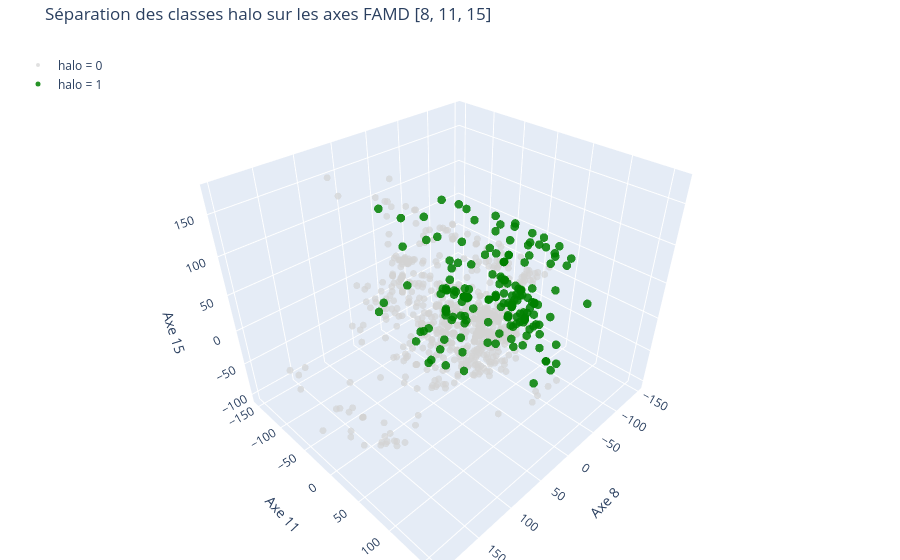

Source (notebook cell):
### Code cell
# Sélection des 3 axes les plus discriminants selon le modèle logit
coef_sorted = res_df[res_df["Variable"] != "const"].copy()
coef_sorted["abs_coef"] = coef_sorted["Coef"].abs()
top3_axes = (
    coef_sorted.sort_values("abs_coef", ascending=False)["Variable"]
    .astype(int)
    .head(3)
    .tolist()
)
print(f"Axes FAMD les plus discriminants pour la 3D : {top3_axes}")

# Préparation des données
X3D = X_afdm_20[top3_axes]
y_halo = pd.to_numeric(y, errors="coerce").fillna(0).astype(int)

# Création du scatter 3D interactif
fig = go.Figure()

# Classe 0 (gris)
fig.add_trace(go.Scatter3d(
    x=X3D[y_halo == 0].iloc[:, 0],
    y=X3D[y_halo == 0].iloc[:, 1],
    z=X3D[y_halo == 0].iloc[:, 2],
    mode='markers',
    name='halo = 0',
    marker=dict(size=4, color='lightgray', opacity=0.7)
))

# Classe 1 (vert)
fig.add_trace(go.Scatter3d(
    x=X3D[y_halo == 1].iloc[:, 0],
    y=X3D[y_halo == 1].iloc[:, 1],
    z=X3D[y_halo == 1].iloc[:, 2],
    mode='markers',
    name='halo = 1',
    marker=dict(size=5, color='green', opacity=0.85)
))

# Mise en forme du graphique

fig.update_layout(
    title=f"Séparation des classes halo sur les axes FAMD {top3_axes}",
    scene=dict(
        xaxis_title=f"Axe {top3_axes[0]}",
        yaxis_title=f"Axe {top3_axes[1]}",
        zaxis_title=f"Axe {top3_axes[2]}",
        bgcolor='rgba(0,0,0,0)'  # fond transparent
    ),
    legend=dict(x=0.02, y=0.98),
    margin=dict(l=0, r=0, b=0, t=40)
)

# Affichage interactif
fig.show()

### Figure 1 — Plotly figure (JSON) as saved in the notebook; plotly's stock layout.template omitted (floating-point values rounded to 4 significant figures; data arrays with more than 128 entries replaced by an {"elided": "..."} marker saying what was removed)
{"data": [{"marker": {"color": "lightgray", "opacity": 0.7, "size": 4}, "mode": "markers", "name": "halo = 0", "type": "scatter3d", "x": {"elided": "781 float values"}, "y": {"elided": "781 float values"}, "z": {"elided": "781 float values"}}, {"marker": {"color": "green", "opacity": 0.85, "size": 5}, "mode": "markers", "name": "halo = 1", "type": "scatter3d", "x": {"elided": "183 float values"}, "y": {"elided": "183 float values"}, "z": {"elided": "183 float values"}}], "layout": {"legend": {"x": 0.02, "y": 0.98}, "margin": {"b": 0, "l": 0, "r": 0, "t": 40}, "scene": {"bgcolor": "rgba(0,0,0,0)", "xaxis": {"title": {"text": "Axe 8"}}, "yaxis": {"title": {"text": "Axe 11"}}, "zaxis": {"title": {"text": "Axe 15"}}}, "title": {"text": "Séparation des classes halo sur les axes FAMD [8, 11, 15]"}}}
